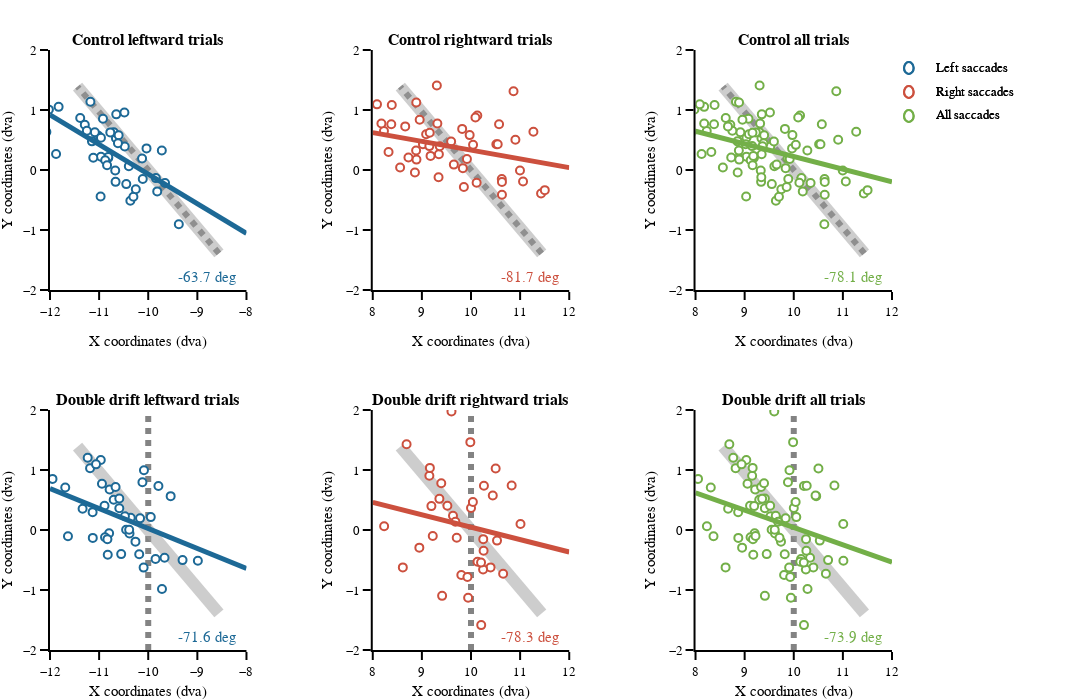

This figure's notebook cell:
### Code cell
# figure specific settings
subplot_titles = ('<b>Control leftward trials<b>', '<b>Control rightward trials<b>', '<b>Control all trials<b>', 
                  '<b>Double drift leftward trials<b>', '<b>Double drift rightward trials<b>', '<b>Double drift all trials<b>',
                 )

# subplot settings
rows, cols = 2, 3
leg_mergin = 200
fig_height, fig_width = 350*rows, 350*cols+leg_mergin
column_widths,row_heights = [1,1,1],[1,1]
sb_specs = [[{},{},{}], [{},{},{}]]
fig = make_subplots(rows=rows, cols=cols, print_grid=False, vertical_spacing=0.2, horizontal_spacing=0.15, 
                    column_widths=column_widths, row_heights=row_heights, subplot_titles=subplot_titles)

sds = ['Left saccades', 'Right saccades', 'All saccades']
sd_cols = [colors_panel[1], colors_panel[7], colors_panel[4]]

x_legend = 1.05
y_legend_step = 0.04
y_legend_sd = 0.97
rad_leg = 0.02

# Perceived path
gabor_path, gabor_steps = 4, 10
df_cond = df_all.loc[(df_all.main_sac_trial == 1)]
for col in np.arange(cols):
    if col == 0: ctr_ext_motion = [-10, 0]
    elif col == 1: ctr_ext_motion = [10, 0]
    for row in np.arange(rows):
        if row == 0: ext_motion_ori = df_cond.ext_mot_ori.mean()
        if row == 1: ext_motion_ori = 0
        amp_from_ctr = np.linspace(-gabor_path/2, gabor_path/2, gabor_steps);
        gabor_ctrs = [ctr_ext_motion[0] + amp_from_ctr * np.cos(np.deg2rad(ext_motion_ori+90)), 
                      ctr_ext_motion[1] + amp_from_ctr * np.sin(np.deg2rad(ext_motion_ori+90))]
        fig.append_trace(go.Scatter(x=gabor_ctrs[0], y=gabor_ctrs[1], mode='lines', marker_color='rgba(100, 100, 100, 0.8)', 
                                    line_width=6, line_dash='dot'), row=row+1, col=col+1)
     
# # Show gabor path
for col in np.arange(cols):
    if col == 0: ctr_ext_motion = [-10, 0]
    elif col == 1: ctr_ext_motion = [10, 0]
    for row in np.arange(rows):
        if row == 0: ext_motion_ori = -df_cond.ext_mot_ori.mean()
        if row == 1: ext_motion_ori = -df_cond.ext_mot_ori.mean()
        amp_from_ctr = np.linspace(-gabor_path/2, gabor_path/2, gabor_steps);
        gabor_ctrs = [ctr_ext_motion[0] + amp_from_ctr * np.cos(np.deg2rad(ext_motion_ori+90)), 
                      ctr_ext_motion[1] + amp_from_ctr * -np.sin(np.deg2rad(ext_motion_ori+90))]

        fig.append_trace(go.Scatter(x=gabor_ctrs[0], y=gabor_ctrs[1], mode='lines', marker_color='rgba(155, 155, 155, 0.5)', 
                                    line_width=12), row=row+1, col=col+1)

# Right / Left saccades
# ---------------------
ang_reg_all = np.zeros((2,3))
for row in np.arange(rows):
    if row == 0: trial_type = 1
    if row == 1: trial_type = 2
        
    for sd_num, sd in enumerate(sds):
        
        # plot
        if sd_num == 2:
            df_cond_left = df_all.loc[(df_all.main_sac_trial == 1) & (df_all.ext_mot_pos == 1) & (df_all.trial_type == trial_type)]
            df_cond_right = df_all.loc[(df_all.main_sac_trial == 1) & (df_all.ext_mot_pos == 2) & (df_all.trial_type == trial_type)]
            x = np.hstack((df_cond_left['sac_x_offset_trial']+20 , 
                           df_cond_right['sac_x_offset_trial']))
            y = np.hstack((df_cond_left['sac_y_offset_trial'],
                           df_cond_right['sac_y_offset_trial']))
        else:
            df_cond = df_all.loc[(df_all.main_sac_trial == 1) & (df_all.ext_mot_pos == sd_num+1) & (df_all.trial_type == trial_type)]
            x = df_cond['sac_x_offset_trial'] 
            y = df_cond['sac_y_offset_trial']
            
        fig.append_trace(go.Scatter(x=x, y=y,
                                    name=sd, mode='markers', marker_line_color=sd_cols[sd_num], 
                                    marker_size=8, marker_opacity=1, marker_color='white',
                                    marker_line_width=2, marker_symbol='circle'), row=row+1, col=sd_num+1)
    
        # Regression line
        if sd_num == 0:  x_reg, x_text = np.linspace(-8,-12,10), [-8.8] 
        else: x_reg, x_text = np.linspace(8,12,10), [11.2] 
        a,b = np.polyfit(x, y, 1)
        y_reg = a*x_reg+b
        fig.append_trace(go.Scatter(x=x_reg, y=y_reg, mode='lines', marker_color=sd_cols[sd_num], 
                                    line_width=5), row=row+1, col=sd_num+1)
    
        ang_reg = np.rad2deg(np.arctan((x_reg[-1]-x_reg[0])/(y_reg[-1]-y_reg[0])))
        ang_reg_all[row, sd_num] = ang_reg
        fig.append_trace(go.Scatter(x=x_text, y=[-1.8], mode="text", text="{:2.1f} deg".format(ang_reg),
                         textfont_color=sd_cols[sd_num], textfont_size=15), row=row+1, col=sd_num+1)
        
        # legend
        fig.add_annotation(xref='paper', yref='paper', x=x_legend, y=y_legend_sd - y_legend_step * sd_num, 
                           text=sd, showarrow=False, font_size = template_specs['axes_font_size'],xanchor = 'left', yanchor='middle')
        fig.add_shape(type='circle',xref='paper', yref='paper', line_color=sd_cols[sd_num], line_width=2, 
                      x0=x_legend - 0.03-  rad_leg / 3.5, y0=y_legend_sd - y_legend_step * sd_num - rad_leg / 2, 
                      x1=x_legend - 0.03 + rad_leg / 3.5, y1=y_legend_sd - y_legend_step * sd_num + rad_leg / 2)

# axes settings
for row in np.arange(rows):
    for col in np.arange(cols):
        if col==0: x_range = [-12,-8]
        else: x_range = [8,12]
        fig.update_xaxes(visible=True, ticklen=8, linewidth=template_specs['axes_width'], range=x_range, title='X coordinates (dva)', row=row+1, col=col+1)
        fig.update_yaxes(visible=True, ticklen=8, linewidth=template_specs['axes_width'], range=[-2,2], title='Y coordinates (dva)',row=row+1, col=col+1)
    
fig.layout.update(template=fig_template, width=fig_width, height=fig_height, margin_l=50, 
                  margin_r=leg_mergin, margin_t=50, margin_b=50, showlegend=False)
fig.show()
if not os.path.exists(fig_dir):os.mkdir(fig_dir)
fig.write_image('{}/{}_saccade_correlation.pdf'.format(fig_dir, subject))

### Figure 1 — Plotly figure (JSON) as saved in the notebook; plotly's stock layout.template omitted (floating-point values rounded to 4 significant figures)
{"data": [{"line": {"dash": "dot", "width": 6}, "marker": {"color": "rgba(100, 100, 100, 0.8)"}, "mode": "lines", "type": "scatter", "x": [-8.561, -8.881, -9.201, -9.52, -9.84, -10.16, -10.48, -10.8, -11.12, -11.44], "xaxis": "x", "y": [-1.389, -1.08, -0.7717, -0.463, -0.1543, 0.1543, 0.463, 0.7717, 1.08, 1.389], "yaxis": "y"}, {"line": {"dash": "dot", "width": 6}, "marker": {"color": "rgba(100, 100, 100, 0.8)"}, "mode": "lines", "type": "scatter", "x": [-10, -10, -10, -10, -10, -10, -10, -10, -10, -10], "xaxis": "x4", "y": [-2, -1.556, -1.111, -0.6667, -0.2222, 0.2222, 0.6667, 1.111, 1.556, 2], "yaxis": "y4"}, {"line": {"dash": "dot", "width": 6}, "marker": {"color": "rgba(100, 100, 100, 0.8)"}, "mode": "lines", "type": "scatter", "x": [11.44, 11.12, 10.8, 10.48, 10.16, 9.84, 9.52, 9.201, 8.881, 8.561], "xaxis": "x2", "y": [-1.389, -1.08, -0.7717, -0.463, -0.1543, 0.1543, 0.463, 0.7717, 1.08, 1.389], "yaxis": "y2"}, {"line": {"dash": "dot", "width": 6}, "marker": {"color": "rgba(100, 100, 100, 0.8)"}, "mode": "lines", "type": "scatter", "x": [10, 10, 10, 10, 10, 10, 10, 10, 10, 10], "xaxis": "x5", "y": [-2, -1.556, -1.111, -0.6667, -0.2222, 0.2222, 0.6667, 1.111, 1.556, 2], "yaxis": "y5"}, {"line": {"dash": "dot", "width": 6}, "marker": {"color": "rgba(100, 100, 100, 0.8)"}, "mode": "lines", "type": "scatter", "x": [11.44, 11.12, 10.8, 10.48, 10.16, 9.84, 9.52, 9.201, 8.881, 8.561], "xaxis": "x3", "y": [-1.389, -1.08, -0.7717, -0.463, -0.1543, 0.1543, 0.463, 0.7717, 1.08, 1.389], "yaxis": "y3"}, {"line": {"dash": "dot", "width": 6}, "marker": {"color": "rgba(100, 100, 100, 0.8)"}, "mode": "lines", "type": "scatter", "x": [10, 10, 10, 10, 10, 10, 10, 10, 10, 10], "xaxis": "x6", "y": [-2, -1.556, -1.111, -0.6667, -0.2222, 0.2222, 0.6667, 1.111, 1.556, 2], "yaxis": "y6"}, {"line": {"width": 12}, "marker": {"color": "rgba(155, 155, 155, 0.5)"}, "mode": "lines", "type": "scatter", "x": [-11.44, -11.12, -10.8, -10.48, -10.16, -9.84, -9.52, -9.201, -8.881, -8.561], "xaxis": "x", "y": [1.389, 1.08, 0.7717, 0.463, 0.1543, -0.1543, -0.463, -0.7717, -1.08, -1.389], "yaxis": "y"}, {"line": {"width": 12}, "marker": {"color": "rgba(155, 155, 155, 0.5)"}, "mode": "lines", "type": "scatter", "x": [-11.44, -11.12, -10.8, -10.48, -10.16, -9.84, -9.52, -9.201, -8.881, -8.561], "xaxis": "x4", "y": [1.389, 1.08, 0.7717, 0.463, 0.1543, -0.1543, -0.463, -0.7717, -1.08, -1.389], "yaxis": "y4"}, {"line": {"width": 12}, "marker": {"color": "rgba(155, 155, 155, 0.5)"}, "mode": "lines", "type": "scatter", "x": [8.561, 8.881, 9.201, 9.52, 9.84, 10.16, 10.48, 10.8, 11.12, 11.44], "xaxis": "x2", "y": [1.389, 1.08, 0.7717, 0.463, 0.1543, -0.1543, -0.463, -0.7717, -1.08, -1.389], "yaxis": "y2"}, {"line": {"width": 12}, "marker": {"color": "rgba(155, 155, 155, 0.5)"}, "mode": "lines", "type": "scatter", "x": [8.561, 8.881, 9.201, 9.52, 9.84, 10.16, 10.48, 10.8, 11.12, 11.44], "xaxis": "x5", "y": [1.389, 1.08, 0.7717, 0.463, 0.1543, -0.1543, -0.463, -0.7717, -1.08, -1.389], "yaxis": "y5"}, {"line": {"width": 12}, "marker": {"color": "rgba(155, 155, 155, 0.5)"}, "mode": "lines", "type": "scatter", "x": [8.561, 8.881, 9.201, 9.52, 9.84, 10.16, 10.48, 10.8, 11.12, 11.44], "xaxis": "x3", "y": [1.389, 1.08, 0.7717, 0.463, 0.1543, -0.1543, -0.463, -0.7717, -1.08, -1.389], "yaxis": "y3"}, {"line": {"width": 12}, "marker": {"color": "rgba(155, 155, 155, 0.5)"}, "mode": "lines", "type": "scatter", "x": [8.561, 8.881, 9.201, 9.52, 9.84, 10.16, 10.48, 10.8, 11.12, 11.44], "xaxis": "x6", "y": [1.389, 1.08, 0.7717, 0.463, 0.1543, -0.1543, -0.463, -0.7717, -1.08, -1.389], "yaxis": "y6"}, {"marker": {"color": "white", "line": {"color": "rgb(29, 105, 150)", "width": 2}, "opacity": 1, "size": 8, "symbol": "circle"}, "mode": "markers", "name": "Left saccades", "type": "scatter", "x": [-10.36, -10.97, -10.11, -10.48, -9.377, -9.658, -10.9, -10.81, -10.81, -10.39, -11.01, -10.3, -10.96, -11.82, -11.12, -10.45, -11.09, -10.48, -12.07, -12.02, -10.66, -10.7, -11.18, -11.88, -10.96, -11.38, -9.723, -10.88, -11.15, -10.6, -10.66, -10.03, -10.62, -9.817, -10.25, -10.12, -10.84, -9.845, -10.65, -10.77, -11.29, -10.92, -10.67, -11.25], "xaxis": "x", "y": [-0.5123, -0.4431, -0.1488, 0.9588, -0.9035, -0.2181, 0.1904, 0.2008, 0.2181, 0.06231, 0.5712, -0.4465, 0.2215, 1.052, 0.2042, -0.2354, 0.63, 0.3912, 0.6335, 1.007, 0.5296, 0.63, 1.139, 0.2665, 0.5365, 0.8654, 0.3254, 0.1627, 0.4777, 0.5781, -0.1973, 0.36, 0.4465, -0.3565, -0.3219, 0.1904, 0.07962, -0.135, 0.9277, 0.6265, 0.7546, 0.855, -0.006923, 0.6542], "yaxis": "y"}, {"line": {"width": 5}, "marker": {"color": "rgb(29, 105, 150)"}, "mode": "lines", "type": "scatter", "x": [-8, -8.444, -8.889, -9.333, -9.778, -10.22, -10.67, -11.11, -11.56, -12], "xaxis": "x", "y": [-1.058, -0.8379, -0.6182, -0.3985, -0.1788, 0.04088, 0.2606, 0.4803, 0.7, 0.9197], "yaxis": "y"}, {"mode": "text", "text": "-63.7 deg", "textfont": {"color": "rgb(29, 105, 150)", "size": 15}, "type": "scatter", "x": [-8.8], "xaxis": "x", "y": [-1.8], "yaxis": "y"}, {"marker": {"color": "white", "line": {"color": "rgb(204, 80, 62)", "width": 2}, "opacity": 1, "size": 8, "symbol": "circle"}, "mode": "markers", "name": "Right saccades", "type": "scatter", "x": [9.834, 8.322, 9.855, 8.889, 7.408, 9.087, 7.768, 9.021, 8.955, 8.228, 9.177, 7.747, 8.882, 8.858, 9.82, 8.661, 10.13, 8.387, 9.651, 10.63, 9.152, 8.086, 10.11, 9.339, 10.63, 9.917, 9.315, 10.63, 9.346, 8.377, 11.43, 9.363, 9.159, 8.557, 7.823, 9.595, 10.87, 8.727, 10.52, 10.9, 11.5, 11.27, 10.09, 11.06, 9.305, 8.176, 10.54, 11.0, 10.04, 10.57, 8.886, 9.973], "xaxis": "x2", "y": [0.03115, 0.3012, -0.2838, 0.1731, 0.4085, 0.5954, 0.1592, 0.4292, 0.8377, 0.6508, 0.2354, 0.6681, 0.3254, -0.04154, 0.6854, 0.7269, 0.9069, 1.083, 0.09, -0.1488, 0.3981, 1.094, -0.2112, -0.1212, -0.4119, 0.1835, 0.7754, -0.2008, 0.2631, 0.7615, -0.3912, 0.3946, 0.6196, 0.04154, 0.6473, 0.4742, 1.312, 0.2077, 0.4292, 0.5054, -0.3358, 0.6369, 0.8758, -0.1904, 1.409, 0.7754, 0.4292, -0.006923, 0.4188, 0.7615, 1.125, 0.5815], "yaxis": "y2"}, {"line": {"width": 5}, "marker": {"color": "rgb(204, 80, 62)"}, "mode": "lines", "type": "scatter", "x": [8, 8.444, 8.889, 9.333, 9.778, 10.22, 10.67, 11.11, 11.56, 12], "xaxis": "x2", "y": [0.623, 0.5582, 0.4934, 0.4285, 0.3637, 0.2989, 0.2341, 0.1693, 0.1045, 0.03973], "yaxis": "y2"}, {"mode": "text", "text": "-81.7 deg", "textfont": {"color": "rgb(204, 80, 62)", "size": 15}, "type": "scatter", "x": [11.2], "xaxis": "x2", "y": [-1.8], "yaxis": "y2"}, {"marker": {"color": "white", "line": {"color": "rgb(115, 175, 72)", "width": 2}, "opacity": 1, "size": 8, "symbol": "circle"}, "mode": "markers", "name": "All saccades", "type": "scatter", "x": [9.636, 9.03, 9.889, 9.515, 10.62, 10.34, 9.103, 9.186, 9.186, 9.605, 8.985, 9.698, 9.037, 8.175, 8.882, 9.553, 8.913, 9.522, 7.926, 7.978, 9.342, 9.297, 8.823, 8.123, 9.037, 8.615, 10.28, 9.124, 8.854, 9.397, 9.335, 9.965, 9.383, 10.18, 9.747, 9.875, 9.162, 10.16, 9.349, 9.228, 8.708, 9.079, 9.328, 8.75, 9.834, 8.322, 9.855, 8.889, 7.408, 9.087, 7.768, 9.021, 8.955, 8.228, 9.177, 7.747, 8.882, 8.858, 9.82, 8.661, 10.13, 8.387, 9.651, 10.63, 9.152, 8.086, 10.11, 9.339, 10.63, 9.917, 9.315, 10.63, 9.346, 8.377, 11.43, 9.363, 9.159, 8.557, 7.823, 9.595, 10.87, 8.727, 10.52, 10.9, 11.5, 11.27, 10.09, 11.06, 9.305, 8.176, 10.54, 11.0, 10.04, 10.57, 8.886, 9.973], "xaxis": "x3", "y": [-0.5123, -0.4431, -0.1488, 0.9588, -0.9035, -0.2181, 0.1904, 0.2008, 0.2181, 0.06231, 0.5712, -0.4465, 0.2215, 1.052, 0.2042, -0.2354, 0.63, 0.3912, 0.6335, 1.007, 0.5296, 0.63, 1.139, 0.2665, 0.5365, 0.8654, 0.3254, 0.1627, 0.4777, 0.5781, -0.1973, 0.36, 0.4465, -0.3565, -0.3219, 0.1904, 0.07962, -0.135, 0.9277, 0.6265, 0.7546, 0.855, -0.006923, 0.6542, 0.03115, 0.3012, -0.2838, 0.1731, 0.4085, 0.5954, 0.1592, 0.4292, 0.8377, 0.6508, 0.2354, 0.6681, 0.3254, -0.04154, 0.6854, 0.7269, 0.9069, 1.083, 0.09, -0.1488, 0.3981, 1.094, -0.2112, -0.1212, -0.4119, 0.1835, 0.7754, -0.2008, 0.2631, 0.7615, -0.3912, 0.3946, 0.6196, 0.04154, 0.6473, 0.4742, 1.312, 0.2077, 0.4292, 0.5054, -0.3358, 0.6369, 0.8758, -0.1904, 1.409, 0.7754, 0.4292, -0.006923, 0.4188, 0.7615, 1.125, 0.5815], "yaxis": "y3"}, {"line": {"width": 5}, "marker": {"color": "rgb(115, 175, 72)"}, "mode": "lines", "type": "scatter", "x": [8, 8.444, 8.889, 9.333, 9.778, 10.22, 10.67, 11.11, 11.56, 12], "xaxis": "x3", "y": [0.6459, 0.5524, 0.4588, 0.3652, 0.2717, 0.1781, 0.08451, -0.009058, -0.1026, -0.1962], "yaxis": "y3"}, {"mode": "text", "text": "-78.1 deg", "textfont": {"color": "rgb(115, 175, 72)", "size": 15}, "type": "scatter", "x": [11.2], "xaxis": "x3", "y": [-1.8], "yaxis": "y3"}, {"marker": {"color": "white", "line": {"color": "rgb(29, 105, 150)", "width": 2}, "opacity": 1, "size": 8, "symbol": "circle"}, "mode": "markers", "name": "Left saccades", "type": "scatter", "x": [-10.18, -11.13, -10.82, -11.13, -10.59, -11.63, -10.55, -10.45, -9.72, -11.18, -11.69, -10.97, -10.8, -10.09, -12.14, -10.94, -10.09, -9.793, -10.12, -10.38, -11.34, -8.99, -10.36, -9.668, -11.06, -10.7, -11.95, -10.26, -10.39, -10.79, -9.543, -10.47, -10.66, -10.88, -9.301, -10.17, -10.59, -12.6, -9.948, -10.83, -9.852, -10.89, -11.23], "xaxis": "x4", "y": [-0.405, -0.1315, -0.4119, 0.2977, 0.3635, -0.1038, -0.4015, 0.003462, -0.9831, 1.028, 0.7096, 1.167, -0.05538, 0.9969, 0.54, 0.7719, -0.6265, 0.7338, 0.7962, -0.05885, 0.3531, -0.5123, 0.2042, -0.4638, 1.094, 0.5054, 0.8515, -0.1938, 0.003462, 0.675, 0.5642, 0.2285, 0.7165, -0.1212, -0.5019, 0.1938, 0.5262, 0.4638, 0.2146, -0.1523, -0.4846, 0.405, 1.205], "yaxis": "y4"}, {"line": {"width": 5}, "marker": {"color": "rgb(29, 105, 150)"}, "mode": "lines", "type": "scatter", "x": [-8, -8.444, -8.889, -9.333, -9.778, -10.22, -10.67, -11.11, -11.56, -12], "xaxis": "x4", "y": [-0.6424, -0.4942, -0.3461, -0.1979, -0.04976, 0.09839, 0.2465, 0.3947, 0.5429, 0.691], "yaxis": "y4"}, {"mode": "text", "text": "-71.6 deg", "textfont": {"color": "rgb(29, 105, 150)", "size": 15}, "type": "scatter", "x": [-8.8], "xaxis": "x4", "y": [-1.8], "yaxis": "y4"}, {"marker": {"color": "white", "line": {"color": "rgb(204, 80, 62)", "width": 2}, "opacity": 1, "size": 8, "symbol": "circle"}, "mode": "markers", "name": "Right saccades", "type": "scatter", "x": [9.412, 8.948, 9.633, 9.803, 9.519, 9.928, 8.688, 10.4, 10.26, 9.71, 8.612, 10.65, 9.194, 9.222, 10.83, 9.987, 9.942, 10.21, 10.25, 10.13, 10.26, 11.01, 9.152, 9.163, 9.357, 10.0, 10.25, 8.232, 9.395, 9.682, 10.04, 9.602, 10.5, 10.44, 10.53, 10.2], "xaxis": "x5", "y": [-1.097, -0.2942, 0.2388, -0.7512, 0.405, -0.7823, 1.43, -0.6231, -0.3462, -0.1281, -0.6231, -0.7304, 0.3981, -0.1004, 0.7408, 1.464, -1.128, -1.585, -0.6577, -0.5296, 0.7373, 0.1004, 0.9035, 1.035, 0.5192, 0.3669, -0.1523, 0.06231, 0.7788, 0.1385, 0.4673, 1.977, 1.025, 0.5746, -0.1765, -0.5435], "yaxis": "y5"}, {"line": {"width": 5}, "marker": {"color": "rgb(204, 80, 62)"}, "mode": "lines", "type": "scatter", "x": [8, 8.444, 8.889, 9.333, 9.778, 10.22, 10.67, 11.11, 11.56, 12], "xaxis": "x5", "y": [0.4607, 0.3688, 0.2769, 0.1849, 0.093, 0.001075, -0.09085, -0.1828, -0.2747, -0.3666], "yaxis": "y5"}, {"mode": "text", "text": "-78.3 deg", "textfont": {"color": "rgb(204, 80, 62)", "size": 15}, "type": "scatter", "x": [11.2], "xaxis": "x5", "y": [-1.8], "yaxis": "y5"}, {"marker": {"color": "white", "line": {"color": "rgb(115, 175, 72)", "width": 2}, "opacity": 1, "size": 8, "symbol": "circle"}, "mode": "markers", "name": "All saccades", "type": "scatter", "x": [9.816, 8.871, 9.176, 8.868, 9.411, 8.366, 9.449, 9.55, 10.28, 8.816, 8.31, 9.034, 9.203, 9.913, 7.864, 9.058, 9.906, 10.21, 9.882, 9.619, 8.663, 11.01, 9.643, 10.33, 8.937, 9.297, 8.051, 9.74, 9.612, 9.214, 10.46, 9.525, 9.335, 9.12, 10.7, 9.833, 9.411, 7.4, 10.05, 9.169, 10.15, 9.11, 8.767, 9.412, 8.948, 9.633, 9.803, 9.519, 9.928, 8.688, 10.4, 10.26, 9.71, 8.612, 10.65, 9.194, 9.222, 10.83, 9.987, 9.942, 10.21, 10.25, 10.13, 10.26, 11.01, 9.152, 9.163, 9.357, 10.0, 10.25, 8.232, 9.395, 9.682, 10.04, 9.602, 10.5, 10.44, 10.53, 10.2], "xaxis": "x6", "y": [-0.405, -0.1315, -0.4119, 0.2977, 0.3635, -0.1038, -0.4015, 0.003462, -0.9831, 1.028, 0.7096, 1.167, -0.05538, 0.9969, 0.54, 0.7719, -0.6265, 0.7338, 0.7962, -0.05885, 0.3531, -0.5123, 0.2042, -0.4638, 1.094, 0.5054, 0.8515, -0.1938, 0.003462, 0.675, 0.5642, 0.2285, 0.7165, -0.1212, -0.5019, 0.1938, 0.5262, 0.4638, 0.2146, -0.1523, -0.4846, 0.405, 1.205, -1.097, -0.2942, 0.2388, -0.7512, 0.405, -0.7823, 1.43, -0.6231, -0.3462, -0.1281, -0.6231, -0.7304, 0.3981, -0.1004, 0.7408, 1.464, -1.128, -1.585, -0.6577, -0.5296, 0.7373, 0.1004, 0.9035, 1.035, 0.5192, 0.3669, -0.1523, 0.06231, 0.7788, 0.1385, 0.4673, 1.977, 1.025, 0.5746, -0.1765, -0.5435], "yaxis": "y6"}, {"line": {"width": 5}, "marker": {"color": "rgb(115, 175, 72)"}, "mode": "lines", "type": "scatter", "x": [8, 8.444, 8.889, 9.333, 9.778, 10.22, 10.67, 11.11, 11.56, 12], "xaxis": "x6", "y": [0.621, 0.4925, 0.3639, 0.2354, 0.1068, -0.02177, -0.1503, -0.2789, -0.4075, -0.536], "yaxis": "y6"}, {"mode": "text", "text": "-73.9 deg", "textfont": {"color": "rgb(115, 175, 72)", "size": 15}, "type": "scatter", "x": [11.2], "xaxis": "x6", "y": [-1.8], "yaxis": "y6"}], "layout": {"annotations": [{"font": {"size": 16}, "showarrow": false, "text": "<b>Control leftward trials<b>", "x": 0.1167, "xanchor": "center", "xref": "paper", "y": 1, "yanchor": "bottom", "yref": "paper"}, {"font": {"size": 16}, "showarrow": false, "text": "<b>Control rightward trials<b>", "x": 0.5, "xanchor": "center", "xref": "paper", "y": 1, "yanchor": "bottom", "yref": "paper"}, {"font": {"size": 16}, "showarrow": false, "text": "<b>Control all trials<b>", "x": 0.8833, "xanchor": "center", "xref": "paper", "y": 1, "yanchor": "bottom", "yref": "paper"}, {"font": {"size": 16}, "showarrow": false, "text": "<b>Double drift leftward trials<b>", "x": 0.1167, "xanchor": "center", "xref": "paper", "y": 0.4, "yanchor": "bottom", "yref": "paper"}, {"font": {"size": 16}, "showarrow": false, "text": "<b>Double drift rightward trials<b>", "x": 0.5, "xanchor": "center", "xref": "paper", "y": 0.4, "yanchor": "bottom", "yref": "paper"}, {"font": {"size": 16}, "showarrow": false, "text": "<b>Double drift all trials<b>", "x": 0.8833, "xanchor": "center", "xref": "paper", "y": 0.4, "yanchor": "bottom", "yref": "paper"}, {"font": {"size": 13}, "showarrow": false, "text": "Left saccades", "x": 1.05, "xanchor": "left", "xref": "paper", "y": 0.97, "yanchor": "middle", "yref": "paper"}, {"font": {"size": 13}, "showarrow": false, "text": "Right saccades", "x": 1.05, "xanchor": "left", "xref": "paper", "y": 0.93, "yanchor": "middle", "yref": "paper"}, {"font": {"size": 13}, "showarrow": false, "text": "All saccades", "x": 1.05, "xanchor": "left", "xref": "paper", "y": 0.89, "yanchor": "middle", "yref": "paper"}, {"font": {"size": 13}, "showarrow": false, "text": "Left saccades", "x": 1.05, "xanchor": "left", "xref": "paper", "y": 0.97, "yanchor": "middle", "yref": "paper"}, {"font": {"size": 13}, "showarrow": false, "text": "Right saccades", "x": 1.05, "xanchor": "left", "xref": "paper", "y": 0.93, "yanchor": "middle", "yref": "paper"}, {"font": {"size": 13}, "showarrow": false, "text": "All saccades", "x": 1.05, "xanchor": "left", "xref": "paper", "y": 0.89, "yanchor": "middle", "yref": "paper"}], "height": 700, "margin": {"b": 50, "l": 50, "r": 200, "t": 50}, "shapes": [{"line": {"color": "rgb(29, 105, 150)", "width": 2}, "type": "circle", "x0": 1.014, "x1": 1.026, "xref": "paper", "y0": 0.96, "y1": 0.98, "yref": "paper"}, {"line": {"color": "rgb(204, 80, 62)", "width": 2}, "type": "circle", "x0": 1.014, "x1": 1.026, "xref": "paper", "y0": 0.92, "y1": 0.94, "yref": "paper"}, {"line": {"color": "rgb(115, 175, 72)", "width": 2}, "type": "circle", "x0": 1.014, "x1": 1.026, "xref": "paper", "y0": 0.88, "y1": 0.9, "yref": "paper"}, {"line": {"color": "rgb(29, 105, 150)", "width": 2}, "type": "circle", "x0": 1.014, "x1": 1.026, "xref": "paper", "y0": 0.96, "y1": 0.98, "yref": "paper"}, {"line": {"color": "rgb(204, 80, 62)", "width": 2}, "type": "circle", "x0": 1.014, "x1": 1.026, "xref": "paper", "y0": 0.92, "y1": 0.94, "yref": "paper"}, {"line": {"color": "rgb(115, 175, 72)", "width": 2}, "type": "circle", "x0": 1.014, "x1": 1.026, "xref": "paper", "y0": 0.88, "y1": 0.9, "yref": "paper"}], "showlegend": false, "width": 1250, "xaxis": {"anchor": "y", "domain": [0, 0.2333], "linewidth": 2, "range": [-12, -8], "ticklen": 8, "title": {"text": "X coordinates (dva)"}, "type": "linear", "visible": true}, "xaxis2": {"anchor": "y2", "domain": [0.3833, 0.6167], "linewidth": 2, "range": [8, 12], "ticklen": 8, "title": {"text": "X coordinates (dva)"}, "type": "linear", "visible": true}, "xaxis3": {"anchor": "y3", "domain": [0.7667, 1.0], "linewidth": 2, "range": [8, 12], "ticklen": 8, "title": {"text": "X coordinates (dva)"}, "type": "linear", "visible": true}, "xaxis4": {"anchor": "y4", "domain": [0, 0.2333], "linewidth": 2, "range": [-12, -8], "ticklen": 8, "title": {"text": "X coordinates (dva)"}, "type": "linear", "visible": true}, "xaxis5": {"anchor": "y5", "domain": [0.3833, 0.6167], "linewidth": 2, "range": [8, 12], "ticklen": 8, "title": {"text": "X coordinates (dva)"}, "type": "linear", "visible": true}, "xaxis6": {"anchor": "y6", "domain": [0.7667, 1.0], "linewidth": 2, "range": [8, 12], "ticklen": 8, "title": {"text": "X coordinates (dva)"}, "type": "linear", "visible": true}, "yaxis": {"anchor": "x", "domain": [0.6, 1], "linewidth": 2, "range": [-2, 2], "ticklen": 8, "title": {"text": "Y coordinates (dva)"}, "type": "linear", "visible": true}, "yaxis2": {"anchor": "x2", "domain": [0.6, 1], "linewidth": 2, "range": [-2, 2], "ticklen": 8, "title": {"text": "Y coordinates (dva)"}, "type": "linear", "visible": true}, "yaxis3": {"anchor": "x3", "domain": [0.6, 1], "linewidth": 2, "range": [-2, 2], "ticklen": 8, "title": {"text": "Y coordinates (dva)"}, "type": "linear", "visible": true}, "yaxis4": {"anchor": "x4", "domain": [0, 0.4], "linewidth": 2, "range": [-2, 2], "ticklen": 8, "title": {"text": "Y coordinates (dva)"}, "type": "linear", "visible": true}, "yaxis5": {"anchor": "x5", "domain": [0, 0.4], "linewidth": 2, "range": [-2, 2], "ticklen": 8, "title": {"text": "Y coordinates (dva)"}, "type": "linear", "visible": true}, "yaxis6": {"anchor": "x6", "domain": [0, 0.4], "linewidth": 2, "range": [-2, 2], "ticklen": 8, "title": {"text": "Y coordinates (dva)"}, "type": "linear", "visible": true}}}
